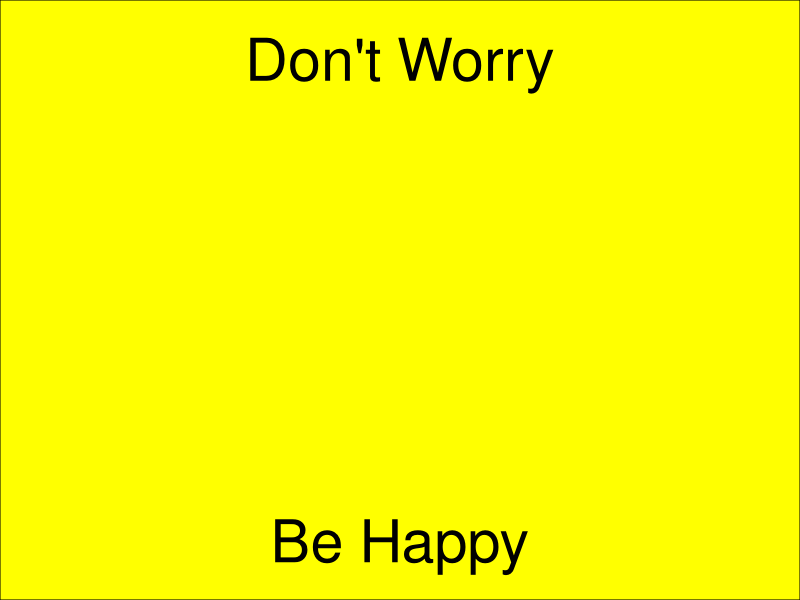
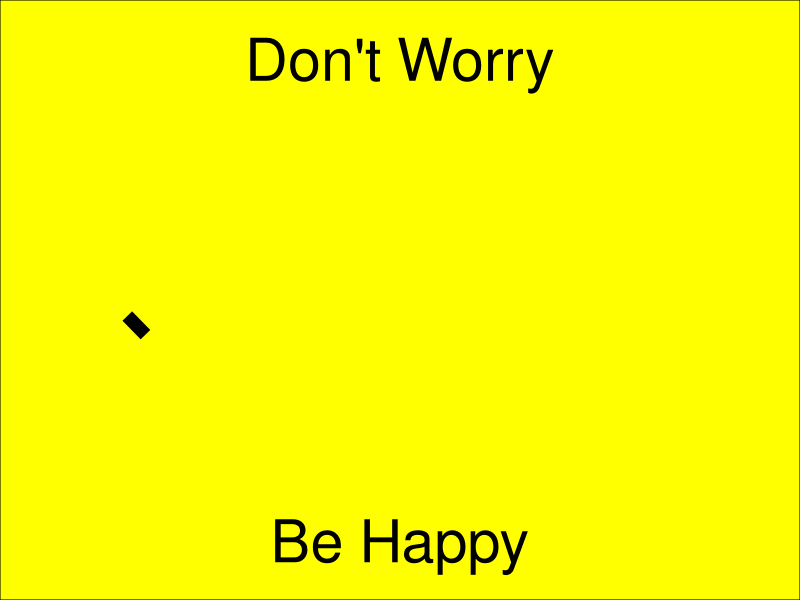
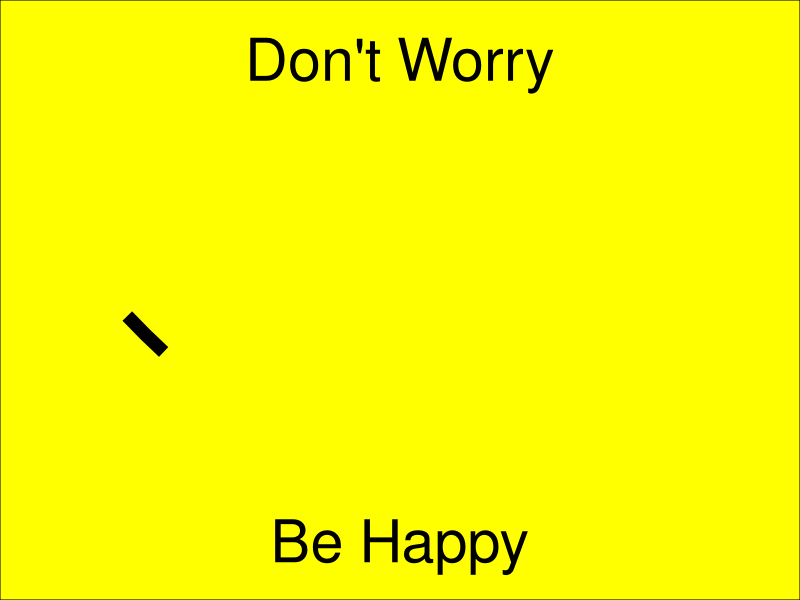
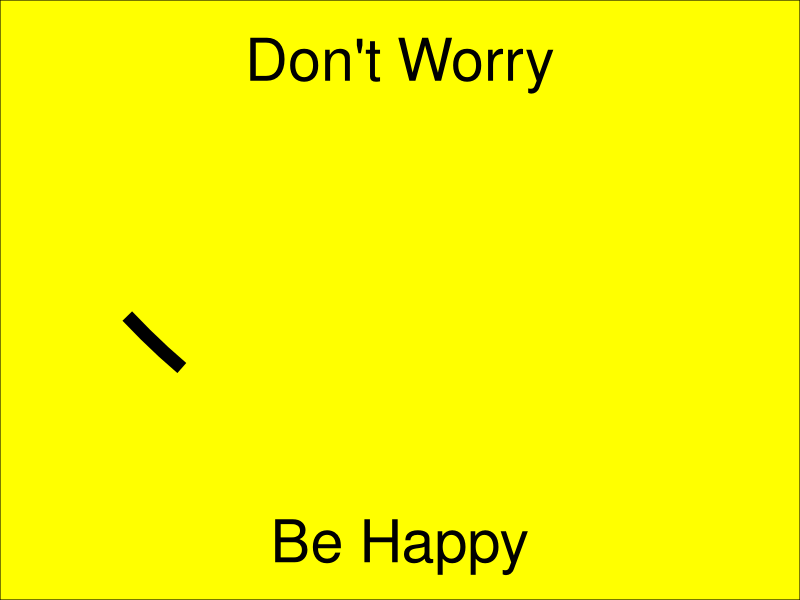
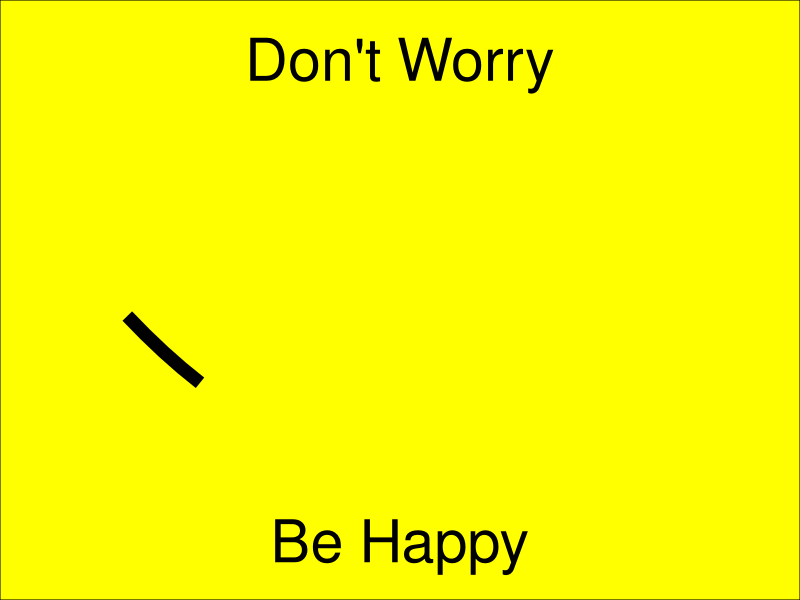
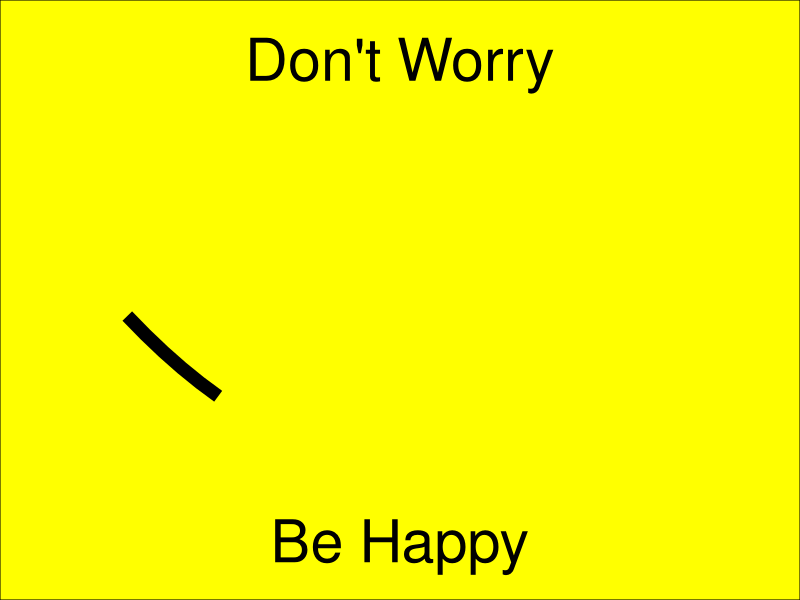
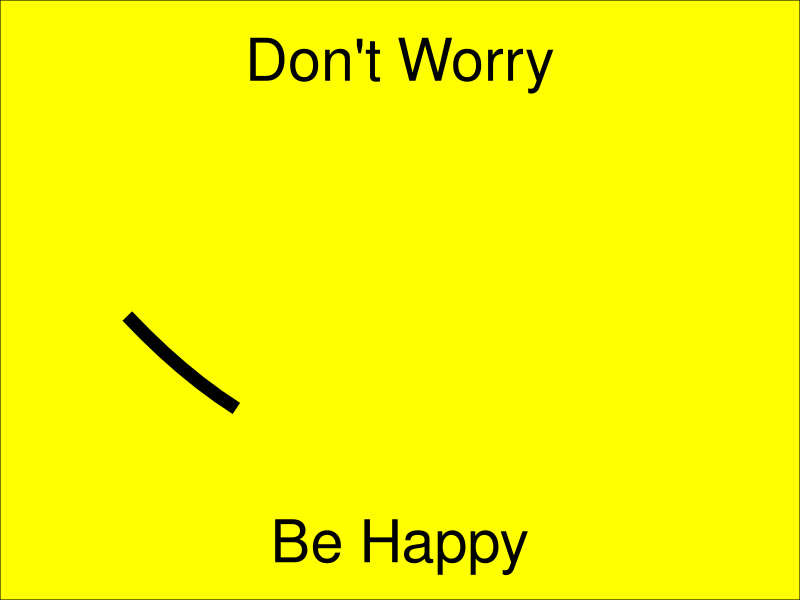
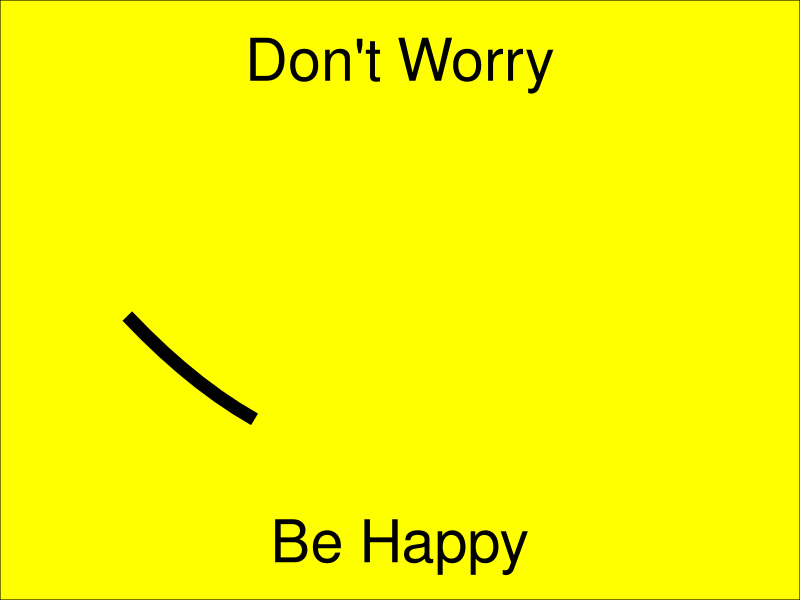

Reproduce these figures in R, in order. (Note: this script raises an error after producing the figures.)
# Library -----------------------------------------------------------------
library(ggplot2)   # To generate the graph
library(gtools)    # To switch from alphabetical to natural sort.
library(magick)    # To make a gif.

# Create Mouth ------------------------------------------------------------

# Empty df
mouthCoords <- data.frame()
dots <- -20:10

# Create a parabola, `y`, and imperatively draw each point.
for (i in 1:length(dots)){
  x <- dots[i]
  y <- .1*x^2 + x + 10
  coords <- cbind(x, y)
  mouthCoords <- rbind(mouthCoords, coords)
  
  # Draw the mouth
  mouth <- ggplot() +
    geom_line(data = mouthCoords, 
              aes(x = x, y = y, size = 3)) +
    lims(x = c(-25, 15), y = c(-10, 75)) +
    annotate(geom = "text", x = -5, y = 70, size = 15, 
             label = "Don't Worry") +
    annotate(geom = "text", x = -5, y = -5, size = 15, 
             label = "Be Happy") +
    theme_void() +
    theme(plot.background = element_rect(fill = "yellow")) +
    theme(legend.position = "none")
  print(mouth)
  
  # Save the progress
  filename <- paste0("output/ggplot/", "1_", i, ".png")
  ggsave(filename, dpi = "screen")
}

# Prep for Eyes -----------------------------------------------------------

# Set radius (how big the eyes are)
radius <- 3

# Set theta (amount of dots and angle)
theta <- seq(from = 0, to = 6,  by = .25)

# Set coordinates for circles (left and right eyes)
ycoords <- sin(theta) * (radius * 2.5) + 50
Lxcoords <- cos(theta) * (radius) + -10
Rxcoords <- cos(theta) * (radius) + 1

# Create Eyes -------------------------------------------------------------


# Draw the left eye
lefteye <- data.frame()
for (i in 1:length(theta)) {
  coords <- cbind(Lxcoords[i], ycoords[i])
  lefteye <- rbind(lefteye, coords)
  
  # Draw the left eye
  mouth_LEye <- mouth + 
    geom_polygon(data = lefteye, aes(x = V1, y = V2)) +
    theme(legend.position = "none")
  print(mouth_LEye)
  
  # Save the progress
  filename <- paste0("output/ggplot/", "2_", i, ".png")
  ggsave(filename, dpi = "screen")
}


# Draw the right eye
righteye <- data.frame()
for (i in 1:length(theta)) {
  coords <- cbind(Rxcoords[i], ycoords[i])
  righteye <- rbind(righteye, coords)
  
  # Draw the right eye
  smiley <- mouth_LEye + 
    geom_polygon(data = righteye, aes(x = V1, y = V2)) +
    theme(legend.position = "none")
  print(smiley)
  
  # Save the smiley face
  filename <- paste0("output/ggplot/", "3_", i, ".png")
  ggsave(filename, dpi = "screen")
}


# Make Gif ----------------------------------------------------------------

# From http://www.nagraj.net/notes/gifs-in-r/

# List & sort files.
imgs <- list.files("output/ggplot", full.names = TRUE)
imgs <- mixedsort(imgs)
img_list <- lapply(imgs, image_read)

# Join the images together.
img_joined <- image_join(img_list)

# Animate.
img_animated <- image_animate(img_joined, fps = 20)
img_animated


# Save.
image_write(image = img_animated, path = "gifs/ggsmiley.gif")
